Frame 1 (no input): blank canvas, image omitted
Frame 60 (no input): blank canvas, image omitted
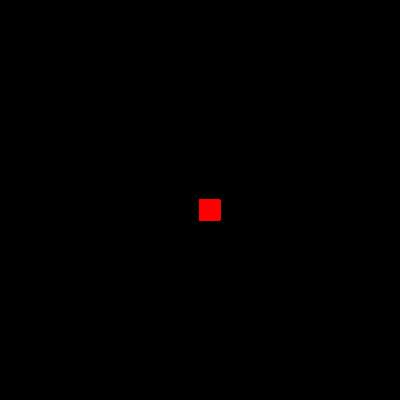
Frame 120 (the mouse pressed at the canvas centre since frame 60)

The p5.js sketch whose frames 1 and 60 were blank and that drew this single picture after the mouse press (run headless with seeded random() and noise() and a simulated clock; from frame 60 on, the mouse is pressed at the canvas centre):

// p5.js sketch
// ── sketch.js
function setup() {
  createCanvas(400, 400);
  background("black")
}

function draw() {
  stroke("red");
  fill("red");
  
  
  if (mouseIsPressed) {
    rect(mouseX, mouseY, 20, 20);
  }
}
